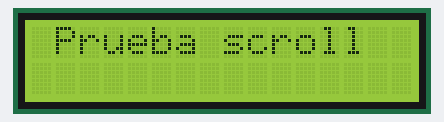
The sketch below on a simulated Arduino Uno, built with avr-gcc and run on an emulated ATmega328P. Shown: 16×2 character LCD.

Above: at 0.26 s.
At 1.47 s:
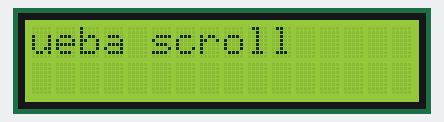
At 3.07 s:
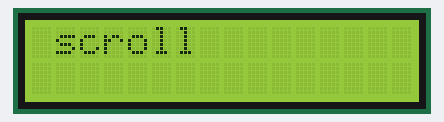
At 5.7 s:
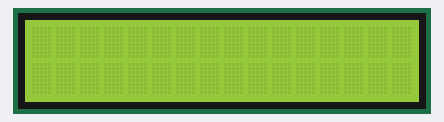
At 11.52 s:
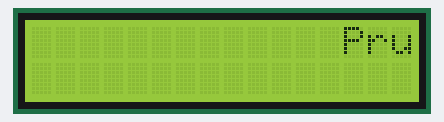
At 17.14 s:
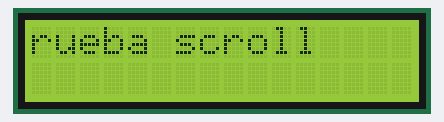

Measured:
- by itself, everything shown: repeats every 16.1 s, in 29 steps
- what the display in image 1 shows lasts 0.4 s, from 1.3 s to 1.7 s
- what the display in image 3 shows lasts 4.8 s, from 5.7 s to 10.5 s

The sketch:

scroll.ino
```cpp
#include <LiquidCrystal.h>      //Se incluye la librería liquid crystal
LiquidCrystal lcd(7,6,5,4,3,2);   //Se crea un objeto del tipo liquid crystal llamado lcd con los pines en los que esta conectado
void setup(){
  lcd.begin(16, 2);  //Inicializa el lcd
}
void loop (){
  lcd.setCursor(2,0); //Se coloca el cursor en el 2,0
  lcd.print("Prueba scroll"); // Se escribe el texto "Prueba scroll"
  lcd.scrollDisplayLeft();    //    Se activa la fución "scroll"
  delay(400); //toma una demora de de 400 milisegundos
}
```
